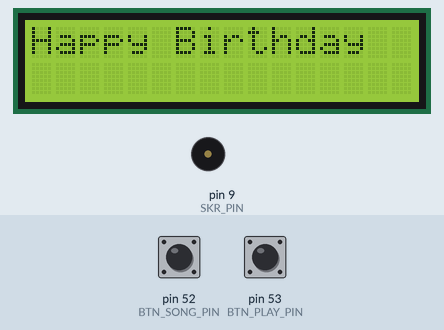
Recording of a program running on a simulated Arduino Mega 2560, built with avr-gcc and run on an emulated ATmega2560. On the bench: 16×2 character LCD, buzzer (waves = sounding). The test bench sets the inputs (shaded band); at power-on: pin 52 (BTN_SONG_PIN) HIGH, pin 53 (BTN_PLAY_PIN) HIGH.

Above: at 4.2 s.
4.3 s: pin 52 (BTN_SONG_PIN) pulled LOW for 0.15 s
At 5.5 s:
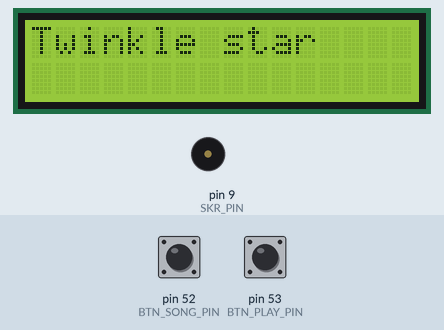
5.9 s: pin 53 (BTN_PLAY_PIN) pulled LOW for 0.15 s
At 6.4 s:
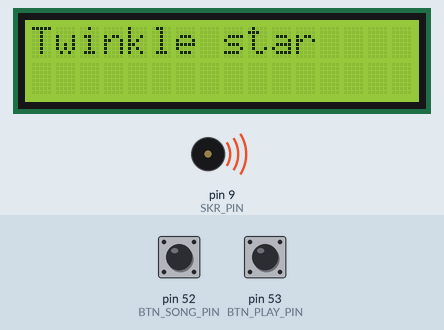
Timing chart, 0 to 13.4 s (numbered marks = the images above; inputs shaded):
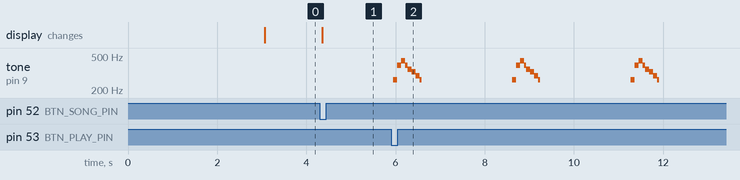

Measured:
- after the input at 4.3 s, the display: changes after 0.05 s (image 1)
- after the input at 5.9 s, tone on pin 9 (SKR_PIN): silent → 262 Hz after 0.05 s, then repeats every 2.7 s: 392 Hz 0.09 s, 440 Hz 0.09 s, 392 Hz 0.05 s, 349 Hz 0.09 s, 329 Hz 0.09 s, 294 Hz 0.09 s, 262 Hz 0.05 s, silent 2.0 s, 262 Hz 0.09 s

The program:

main.cpp
```cpp
//**************************************************************//
//  Name    : JukeBox
//  Author  : Jose Luis Figueroa
//  Date    : 24 March, 2021
//  Board   : Arduino Mega
//  Version : 1.0
//  Notes   : Simulate a jukebox with two songs using a buzzer.
//          : Button (Pin 52) selects song and button (pin 53)
//          : plays it. LCD shows the name of the song.
//**************************************************************//
#include <Arduino.h>
#include <LiquidCrystal.h>
#include <Button.h>

//Pins
const uint8_t SKR_PIN = 9;
const uint8_t BTN_SONG_PIN = 52;
const uint8_t BTN_PLAY_PIN = 53;
const uint8_t RS_PIN = 22;
const uint8_t E_PIN = 24;
const uint8_t D0_PIN = 2;
const uint8_t D1_PIN = 3;
const uint8_t D2_PIN = 4;
const uint8_t D3_PIN = 5;

//Variable
bool clean_flag_song1 = false;
bool clean_flag_song2 = false;
//twinkle twinkle little star song
const uint8_t song_length_1 = 14;
uint16_t song_freqs_1[] = {262, 262, 392, 392, 440, 440, 392, 349,
349, 329, 329, 294, 294, 262};
uint8_t song_beat_1[] = {1, 1, 1, 1, 1, 1, 2, 1, 1, 1, 1, 1, 1, 2};
uint16_t song_tempo_1 = 300;
//Happy birthday
const uint8_t song_length_2 = 14;
uint16_t song_freqs_2[] = {131, 147, 165, 175, 196, 220, 247, 262,
294, 330, 349, 392, 440, 494};
uint8_t song_beat_2[] = {2, 1, 4, 4, 4, 4, 4, 2, 1, 4, 4, 4, 4, 4};
uint16_t song_tempo_2 = 150;

//Instance object (RS, E, D0, D1, D2, D3)
LiquidCrystal lcd(RS_PIN, E_PIN, D0_PIN, D1_PIN, D2_PIN, D3_PIN);
Button button_song(BTN_SONG_PIN);
Button button_play(BTN_PLAY_PIN);

void setup() {
  pinMode(SKR_PIN, OUTPUT);
  //LCD configuration
  lcd.begin(16, 2);
  lcd.print("Jukebox");
  delay(3000);
}

void loop() {

  //Select the message song
  lcd.setCursor(0, 1);
  if(button_song.toggle() == HIGH && clean_flag_song1 == false)
  {
    lcd.clear();
    lcd.print("Twinkle star");
    clean_flag_song1 = true;
    clean_flag_song2 = false;
  }else if(button_song.toggle() == LOW && clean_flag_song2 == false)
  {
    lcd.clear();
    lcd.print("Happy Birthday");
    clean_flag_song1 = false;
    clean_flag_song2 = true;
  }

  if(button_song.toggle()==HIGH && button_play.push()==HIGH)
  {
    for(uint8_t i=0; i<song_length_1; i++)
    {
      uint8_t duration1 = song_beat_1[i] + song_tempo_1;
      if(song_freqs_1[i] == 0)
      {
        delay(duration1);
      }else
      {
        tone(SKR_PIN, song_freqs_1[i], duration1);
        delay(duration1);
      }
    }
    delay(song_tempo_1/10);
    delay(2000);
  }else if(button_song.toggle()==LOW && button_play.push()==HIGH)
  {
    for(uint8_t i=0; i<song_length_2; i++)
    {
      uint8_t duration2 = song_beat_2[i] + song_tempo_2;
      if(song_freqs_2[i] == 0)
      {
        delay(duration2);
      }else
      {
        tone(SKR_PIN, song_freqs_2[i], duration2);
        delay(duration2);
      }
    }
    delay(song_tempo_2/10);
    delay(2000);
  }

}
```
